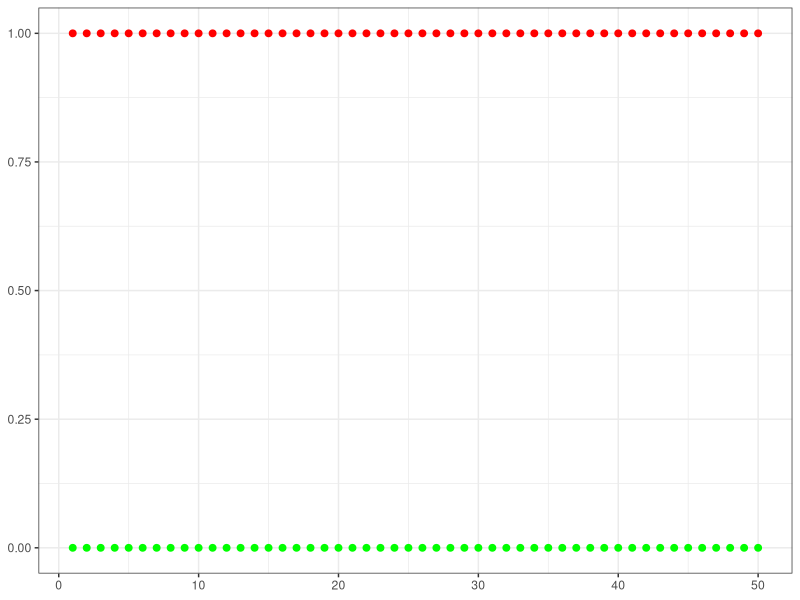
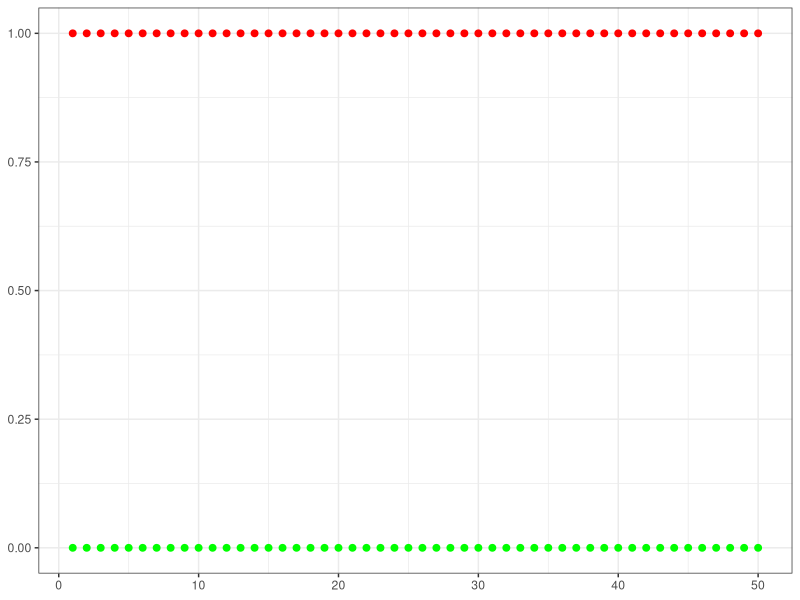
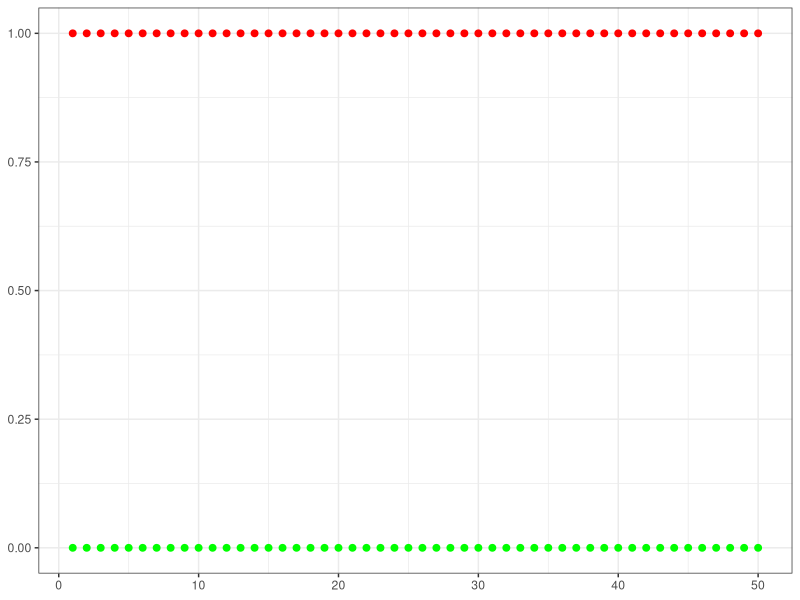
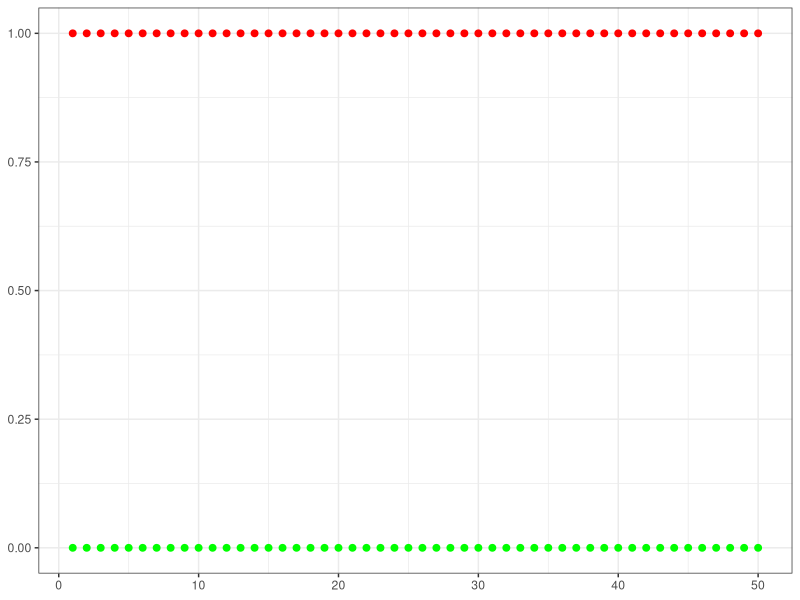
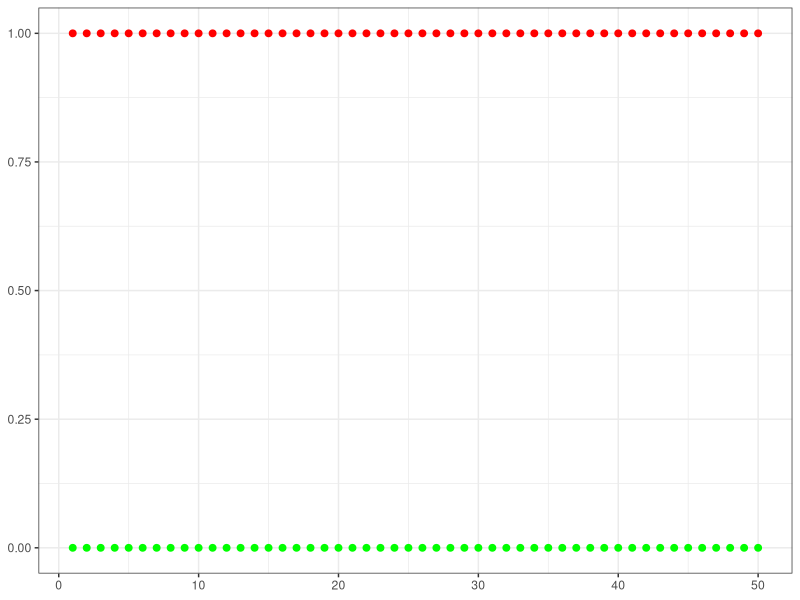
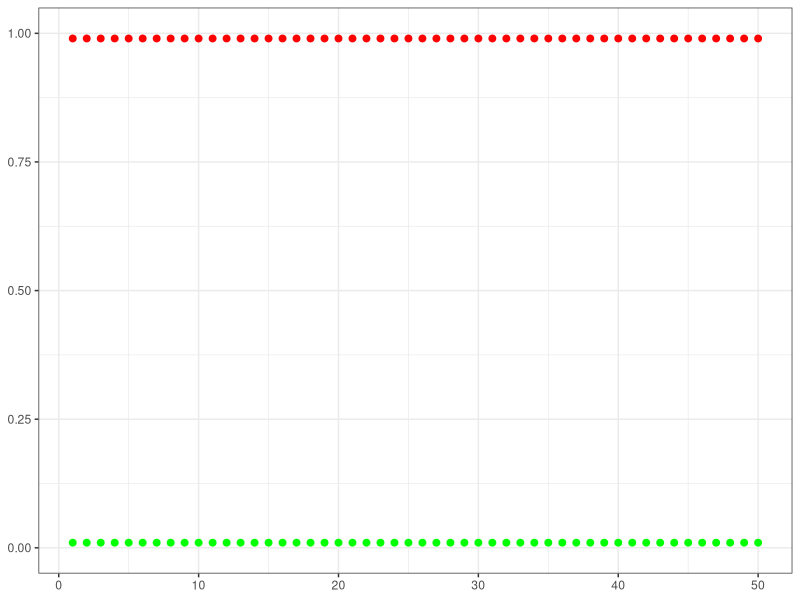
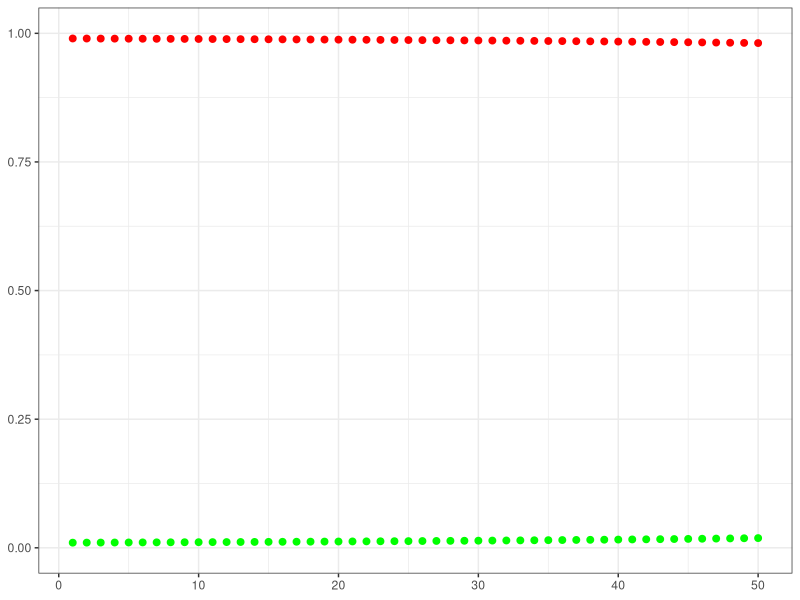
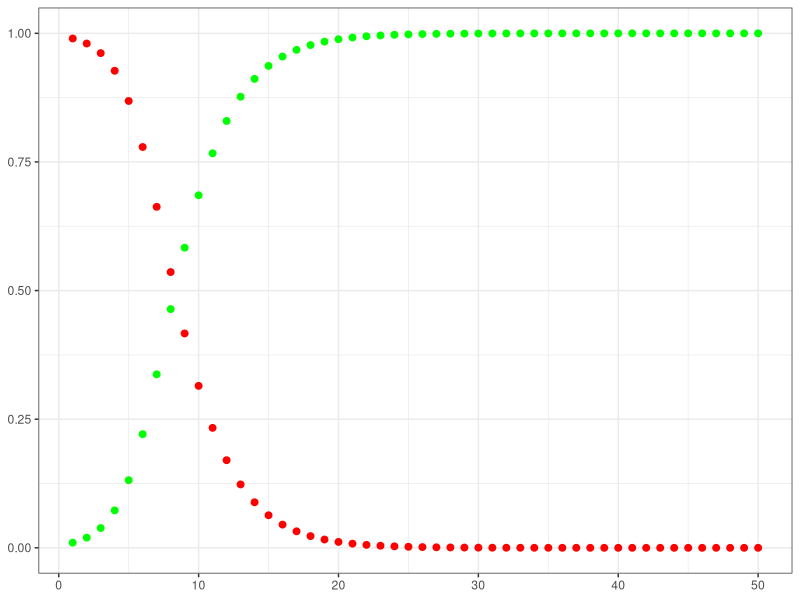

Generate these figures, in order, with R: (Note: this script raises an error after producing the figures.)
#Kaylee Rosenberger
#11/23/2022

#Modeling diploid selection 
#This script solves equations for one-locus diploid selection for varying initial proportions
#to determine at which proportions an allele representing resistance can become fixed in a 
#population

#Loading packages
library(ggplot2)

#######################################################################################
#Defining a function to solve the equation: 
diploid_selection = function(generations, p, q, fitness) {
    with(as.list(fitness), {
        for (t in 1:(generations - 1)){
            W = (p[t])^2*W_AA + 2*p[t]*q[t]*W_Aa + (q[t])^2*W_aa
            p[t+1] = (p[t])^2*(W_AA/W) + p[t]*q[t]*(W_Aa/W)
            q[t+1] = 1-p[t]
        }
        list(p)
    })
}

#######################################################################################
#Defining initial conditions, constants, and generations to simulate
#Defining many values to iterate over a lot of scenarios 
generations = 50
p_0 = c(0, 0.01, seq(0.05, 0.5, 0.05))
q_0 = 1 - p_0
#Relative fitness 
W_AA = c(rep(0.1, 4), 0.2)
W_Aa = c(0.1, rep(0.05, 4))
W_aa = c(0.1, 0.05, 0.025, 0.01, 0.01)

#Container to store solutions in 
solutions = list()

#######################################################################################
#Iterating over scenarios and calculating solutions: 
ctr = 1
for(i in 1:length(p_0)) {
    for(j in 1:length(W_AA)) {
        fitness = list(W_AA = W_AA[j], W_Aa = W_Aa[j], W_aa = W_aa[j])
        solutions[[ctr]] = diploid_selection(generations, p_0[i], q_0[i], fitness)
        ctr = ctr + 1
    }
}

########################################################################################
#Plotting allele frequency dynamics for each scenario
for(i in 1:length(solutions)) {
    #Get data in format for plotting
    df = matrix(nrow = generations, ncol = 3)
    df[,1] = seq(1,generations,1)
    df[,2] = unlist(solutions[[i]])
    df[,3] = 1 - df[,2]
    colnames(df) = c("time", "p", "q")
    df = as.data.frame(df)
    
    #Plotting solution, saving plot as .pdf file 
    png(file=paste("figures/scenario", i, ".png", sep=""))
    print(ggplot(df, aes(x=time)) +
        geom_point(aes(y=p), color = 'green', size=2) +
        geom_point(aes(y=q), color = 'red', size=2) +
        ylim(0, 1) +
        ylab(NULL) +
        xlab(NULL) +
        theme_bw())
    dev.off()
}
